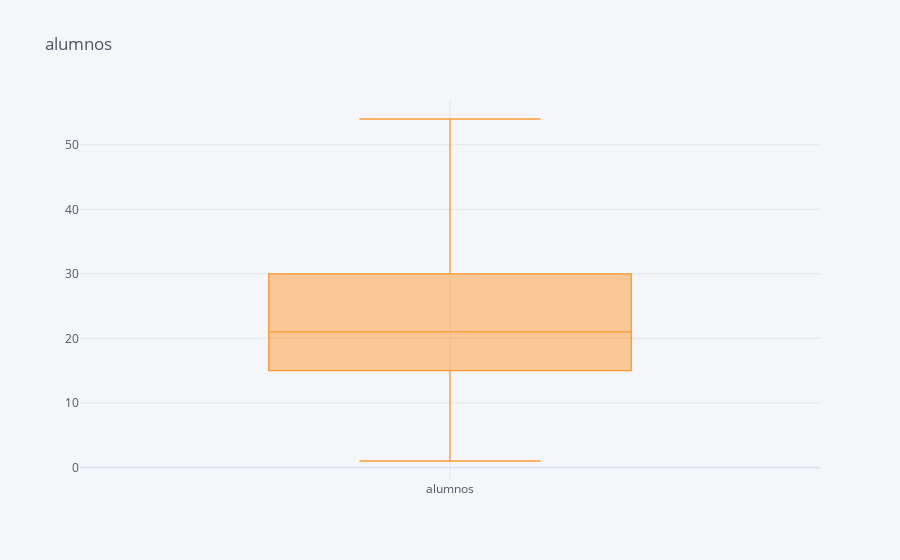
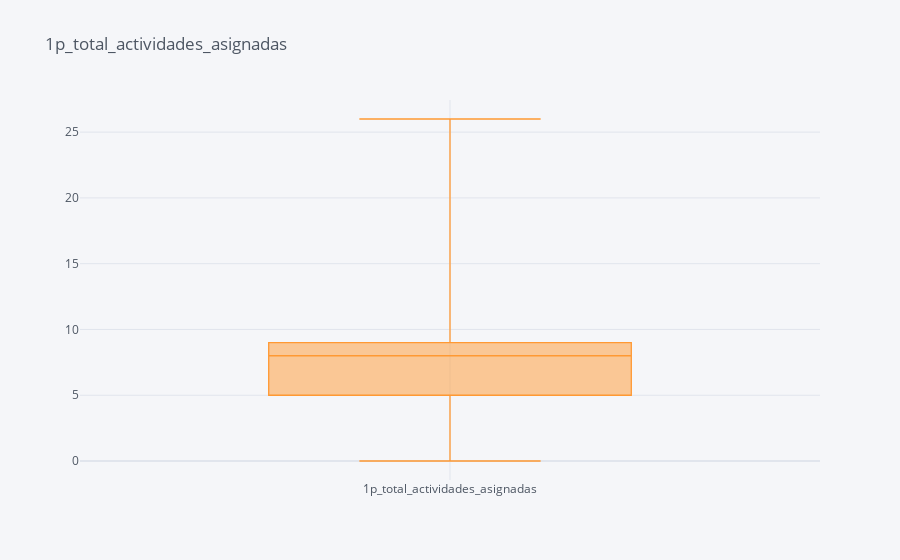
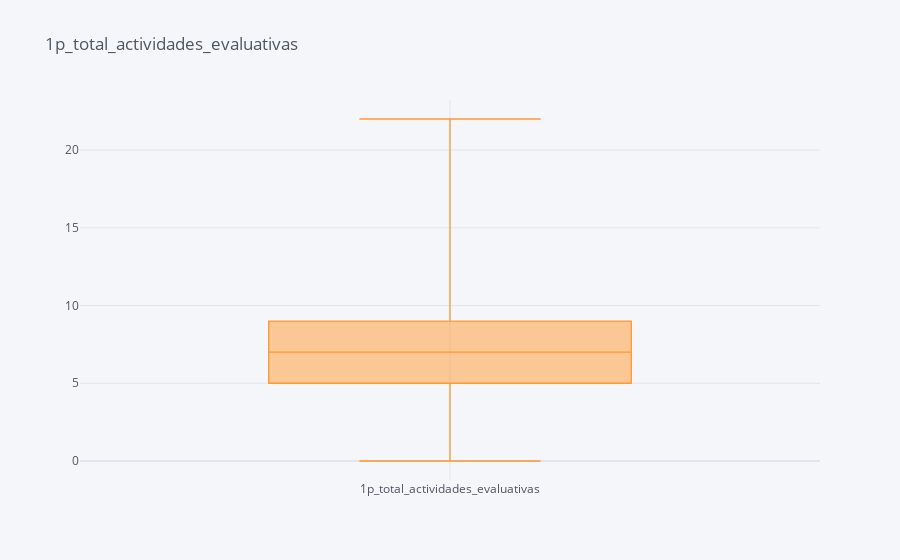
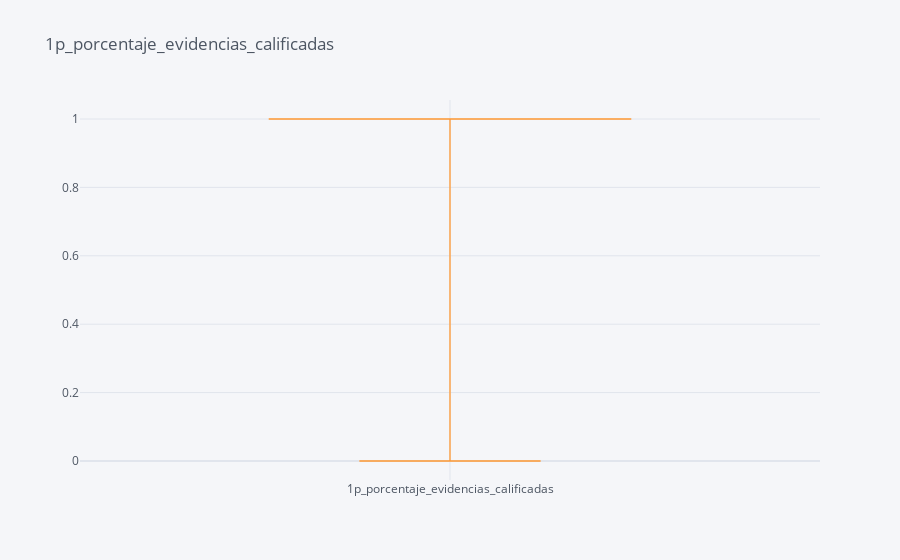

Here is the notebook cell these charts were saved with, in order:
### Markdown cell above
Eliminando los outliers

### Code cell
# eliminar outliers que se obtuvieron en el analisis_outliers

cleaned_DF = desempeno_DF.copy()

for columna, valores in outliers.items():
  cleaned_DF = cleaned_DF[~cleaned_DF[columna].isin(valores)]

# se exporta un dataset sin outliers
ruta = '../Data/dataset_limpio_sin_outliers.xlsx'
cleaned_DF.to_excel(ruta, index=False)

# mostrar diagrama de caja sin outliers

for columna in columnas_numericas:
  plt.figure(figsize=(10, 5))
  cleaned_DF[columna].iplot(kind='box', title=columna)

### Figure 1 — Plotly figure (JSON) as saved in the notebook; plotly's stock layout.template omitted (floating-point values rounded to 4 significant figures; data arrays with more than 128 entries replaced by an {"elided": "..."} marker saying what was removed)
{"data": [{"boxpoints": false, "line": {"width": 1.3}, "marker": {"color": "rgba(255, 153, 51, 1.0)"}, "name": "alumnos", "orientation": "v", "type": "box", "y": {"elided": "1041 int values"}}], "layout": {"legend": {"bgcolor": "#F5F6F9", "font": {"color": "#4D5663"}}, "paper_bgcolor": "#F5F6F9", "plot_bgcolor": "#F5F6F9", "title": {"font": {"color": "#4D5663"}, "text": "alumnos"}, "xaxis": {"gridcolor": "#E1E5ED", "showgrid": true, "tickfont": {"color": "#4D5663"}, "title": {"font": {"color": "#4D5663"}, "text": ""}, "zerolinecolor": "#E1E5ED"}, "yaxis": {"gridcolor": "#E1E5ED", "showgrid": true, "tickfont": {"color": "#4D5663"}, "title": {"font": {"color": "#4D5663"}, "text": ""}, "zerolinecolor": "#E1E5ED"}}}

### Figure 2 — Plotly figure (JSON) as saved in the notebook; plotly's stock layout.template omitted (floating-point values rounded to 4 significant figures; data arrays with more than 128 entries replaced by an {"elided": "..."} marker saying what was removed)
{"data": [{"boxpoints": false, "line": {"width": 1.3}, "marker": {"color": "rgba(255, 153, 51, 1.0)"}, "name": "1p_total_actividades_asignadas", "orientation": "v", "type": "box", "y": {"elided": "1041 int values"}}], "layout": {"legend": {"bgcolor": "#F5F6F9", "font": {"color": "#4D5663"}}, "paper_bgcolor": "#F5F6F9", "plot_bgcolor": "#F5F6F9", "title": {"font": {"color": "#4D5663"}, "text": "1p_total_actividades_asignadas"}, "xaxis": {"gridcolor": "#E1E5ED", "showgrid": true, "tickfont": {"color": "#4D5663"}, "title": {"font": {"color": "#4D5663"}, "text": ""}, "zerolinecolor": "#E1E5ED"}, "yaxis": {"gridcolor": "#E1E5ED", "showgrid": true, "tickfont": {"color": "#4D5663"}, "title": {"font": {"color": "#4D5663"}, "text": ""}, "zerolinecolor": "#E1E5ED"}}}

### Figure 3 — Plotly figure (JSON) as saved in the notebook; plotly's stock layout.template omitted (floating-point values rounded to 4 significant figures; data arrays with more than 128 entries replaced by an {"elided": "..."} marker saying what was removed)
{"data": [{"boxpoints": false, "line": {"width": 1.3}, "marker": {"color": "rgba(255, 153, 51, 1.0)"}, "name": "1p_total_actividades_evaluativas", "orientation": "v", "type": "box", "y": {"elided": "1041 int values"}}], "layout": {"legend": {"bgcolor": "#F5F6F9", "font": {"color": "#4D5663"}}, "paper_bgcolor": "#F5F6F9", "plot_bgcolor": "#F5F6F9", "title": {"font": {"color": "#4D5663"}, "text": "1p_total_actividades_evaluativas"}, "xaxis": {"gridcolor": "#E1E5ED", "showgrid": true, "tickfont": {"color": "#4D5663"}, "title": {"font": {"color": "#4D5663"}, "text": ""}, "zerolinecolor": "#E1E5ED"}, "yaxis": {"gridcolor": "#E1E5ED", "showgrid": true, "tickfont": {"color": "#4D5663"}, "title": {"font": {"color": "#4D5663"}, "text": ""}, "zerolinecolor": "#E1E5ED"}}}

### Figure 4 — Plotly figure (JSON) as saved in the notebook; plotly's stock layout.template omitted (floating-point values rounded to 4 significant figures; data arrays with more than 128 entries replaced by an {"elided": "..."} marker saying what was removed)
{"data": [{"boxpoints": false, "line": {"width": 1.3}, "marker": {"color": "rgba(255, 153, 51, 1.0)"}, "name": "1p_porcentaje_evidencias_calificadas", "orientation": "v", "type": "box", "y": {"elided": "1041 float values"}}], "layout": {"legend": {"bgcolor": "#F5F6F9", "font": {"color": "#4D5663"}}, "paper_bgcolor": "#F5F6F9", "plot_bgcolor": "#F5F6F9", "title": {"font": {"color": "#4D5663"}, "text": "1p_porcentaje_evidencias_calificadas"}, "xaxis": {"gridcolor": "#E1E5ED", "showgrid": true, "tickfont": {"color": "#4D5663"}, "title": {"font": {"color": "#4D5663"}, "text": ""}, "zerolinecolor": "#E1E5ED"}, "yaxis": {"gridcolor": "#E1E5ED", "showgrid": true, "tickfont": {"color": "#4D5663"}, "title": {"font": {"color": "#4D5663"}, "text": ""}, "zerolinecolor": "#E1E5ED"}}}
